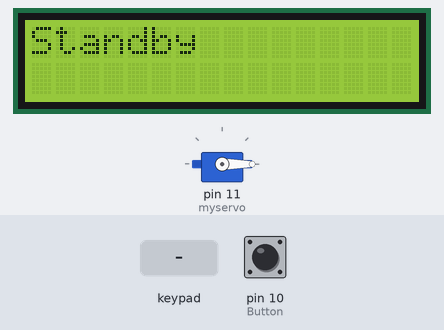
Bench run of a sketch on a simulated Arduino Uno, built with avr-gcc and run on an emulated ATmega328P. Shown: 16×2 character LCD, servo. The inputs (shaded band) are chosen by the test bench; at power-on: pin 10 (Button) LOW.

Above: at 1.2 s.
1.3 s: key '#' pressed
At 3.1 s:
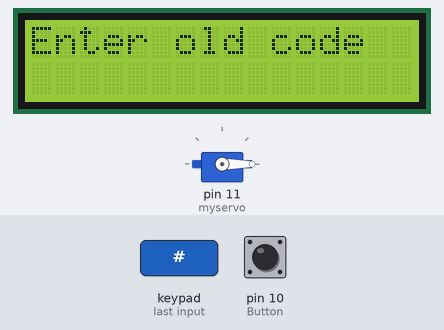
3.8 s: keypad keys 1 2 3 4 A pressed 0.4 s apart
At 5.9 s:
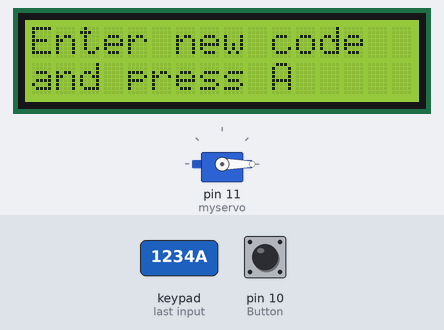
7.3 s: keypad keys 1 2 3 4 # pressed 0.4 s apart
At 9.5 s:
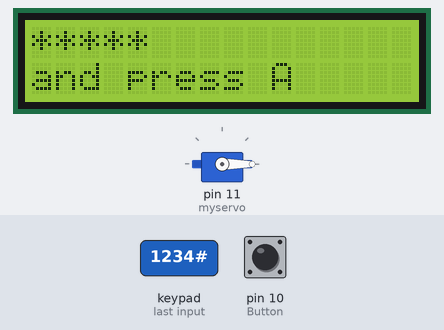
10.8 s: keypad keys 9 8 7 6 A pressed 0.4 s apart
At 13.0 s:
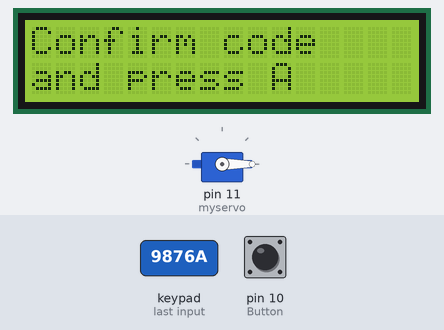
14.3 s: key 'A' pressed
At 16.3 s:
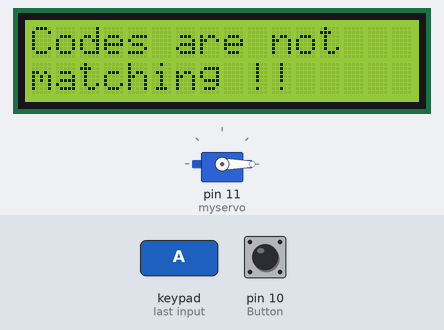
Timing chart, 0 to 17.8 s (numbered marks = the images above; inputs shaded):
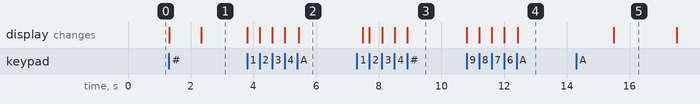

The sketch:

arduino_final.ino
```cpp
#include <Keypad.h>
#include <Servo.h>
#include <EEPROM.h>
#include <LiquidCrystal_I2C.h>

int Button=10;             //Push Button

const byte numRows= 4;          //number of rows on the keypad
const byte numCols= 4;          //number of columns on the keypad

char keymap[numRows][numCols]=
{
{'1', '2', '3', 'A'},
{'4', '5', '6', 'B'},
{'7', '8', '9', 'C'},
{'*', '0', '#', 'D'}
};

char keypressed;                 //Where the keys are stored it changes very often
char code[]= {'1','2','3','4'};  //The default code, you can change it or make it a 'n' digits one

char check1[sizeof(code)];  //Where the new key is stored
char check2[sizeof(code)];  //Where the new key is stored again so it's compared to the previous one

short a=0,i=0,s=0,j=0;          //Variables used later

byte rowPins[numRows] = {9,8,7,6}; //Rows 0 to 3 //if you modify your pins you should modify this too
byte colPins[numCols]= {5,4,3,2}; //Columns 0 to 3

LiquidCrystal_I2C lcd(0x27,16,2);
Keypad myKeypad= Keypad(makeKeymap(keymap), rowPins, colPins, numRows, numCols);
Servo myservo;
void setup()
         {
          lcd.begin (16,2);
          lcd.print("Standby");      //What's written on the LCD you can change
          pinMode(Button,INPUT);
          myservo.attach(11);
          myservo.write(0);
         //  for(i=0 ; i<sizeof(code);i++){        //When you upload the code the first time keep it commented
//            EEPROM.get(i, code[i]);             //Upload the code and change it to store it in the EEPROM
//           }                                  //Then uncomment this for loop and reupload the code (It's done only once)


         }


void loop()
{

  keypressed = myKeypad.getKey();               //Constantly waiting for a key to be pressed
    if(keypressed == '*'){                      // * to open the lock
            lcd.clear();
            lcd.setCursor(0,0);
            lcd.print("Enter code");            //Message to show
            ReadCode();                          //Getting code function
                  if(a==sizeof(code))           //The ReadCode function assign a value to a (it's correct when it has the size of the code array)
                  OpenDoor();                   //Open lock function if code is correct
                  else{
                  lcd.clear();
                  lcd.print("Wrong");          //Message to print when the code is wrong
                  }
            delay(2000);
            lcd.clear();
            lcd.print("Standby");             //Return to standby mode it's the message do display when waiting
        }

     if(keypressed == '#'){                  //To change the code it calls the changecode function
      ChangeCode();
      lcd.clear();
      lcd.print("Standby");                 //When done it returns to standby mode
     }

     if(digitalRead(Button)==HIGH){      //Opening by the push button
      myservo.write(0);
     }

}

void ReadCode(){                  //Getting code sequence
       i=0;                      //All variables set to 0
       a=0;
       j=0;

     while(keypressed != 'A'){                                     //The user press A to confirm the code otherwise he can keep typing
           keypressed = myKeypad.getKey();
             if(keypressed != NO_KEY && keypressed != 'A' ){       //If the char typed isn't A and neither "nothing"
              lcd.setCursor(j,1);                                  //This to write "*" on the LCD whenever a key is pressed it's position is controlled by j
              lcd.print("*");
              j++;
            if(keypressed == code[i]&& i<sizeof(code)){            //if the char typed is correct a and i increments to verify the next caracter
                 a++;
                 i++;
                 }
            else
                a--;                                               //if the character typed is wrong a decrements and cannot equal the size of code []
            }
            }
    keypressed = NO_KEY;

}

void ChangeCode(){                      //Change code sequence
      lcd.clear();
      lcd.print("Changing code");
      delay(1000);
      lcd.clear();
      lcd.print("Enter old code");
      ReadCode();                      //verify the old code first so you can change it

            if(a==sizeof(code)){      //again verifying the a value
            lcd.clear();
            lcd.print("Changing code");
            GetNewCode1();            //Get the new code
            GetNewCode2();            //Get the new code again to confirm it
            s=0;
              for(i=0 ; i<sizeof(code) ; i++){     //Compare codes in array 1 and array 2 from two previous functions
              if(check1[i]==check2[i])
              s++;                                //again this how we verifiy, increment s whenever codes are matching
              }
                  if(s==sizeof(code)){            //Correct is always the size of the array

                   for(i=0 ; i<sizeof(code) ; i++){
                  code[i]=check2[i];         //the code array now receives the new code
                  EEPROM.put(i, code[i]);        //And stores it in the EEPROM

                  }
                  lcd.clear();
                  lcd.print("Code Changed");
                  delay(2000);
                  }
                  else{                         //In case the new codes aren't matching
                  lcd.clear();
                  lcd.print("Codes are not");
                  lcd.setCursor(0,1);
                  lcd.print("matching !!");
                  delay(2000);
                  }

          }

          else{                     //In case the old code is wrong you can't change it
          lcd.clear();
          lcd.print("Wrong");
          delay(2000);
          }
}

void GetNewCode1(){
  i=0;
  j=0;
  lcd.clear();
  lcd.print("Enter new code");   //tell the user to enter the new code and press A
  lcd.setCursor(0,1);
  lcd.print("and press A");
  delay(2000);
  lcd.clear();
  lcd.setCursor(0,1);
  lcd.print("and press A");     //Press A keep showing while the top row print ***

         while(keypressed != 'A'){            //A to confirm and quits the loop
             keypressed = myKeypad.getKey();
               if(keypressed != NO_KEY && keypressed != 'A' ){
                lcd.setCursor(j,0);
                lcd.print("*");               //On the new code you can show * as I did or change it to keypressed to show the keys
                check1[i]=keypressed;     //Store caracters in the array
                i++;
                j++;
                }
                }
keypressed = NO_KEY;
}

void GetNewCode2(){                         //This is exactly like the GetNewCode1 function but this time the code is stored in another array
  i=0;
  j=0;

  lcd.clear();
  lcd.print("Confirm code");
  lcd.setCursor(0,1);
  lcd.print("and press A");
  delay(3000);
  lcd.clear();
  lcd.setCursor(0,1);
  lcd.print("and press A");

         while(keypressed != 'A'){
             keypressed = myKeypad.getKey();
               if(keypressed != NO_KEY && keypressed != 'A' ){
                lcd.setCursor(j,0);
                lcd.print("*");
                check2[i]=keypressed;
                i++;
                j++;
                }
                }
keypressed = NO_KEY;
}

void OpenDoor(){             //Lock opening function open for 3s
  lcd.clear();
  lcd.print("Welcome");
  myservo.write(90);


  }
```

Measured:
- after the input at 1.3 s, the display: first changes at once (image 1 shows a later state)
- after the input at 3.8 s, the display: first changes at once (image 2 shows a later state)
- after the input at 7.3 s, the display: first changes after 0.18 s (image 3 shows a later state)
- after the input at 10.8 s, the display: first changes at once (image 4 shows a later state)
- after the input at 14.3 s, the display: changes after 1.2 s (image 5)
